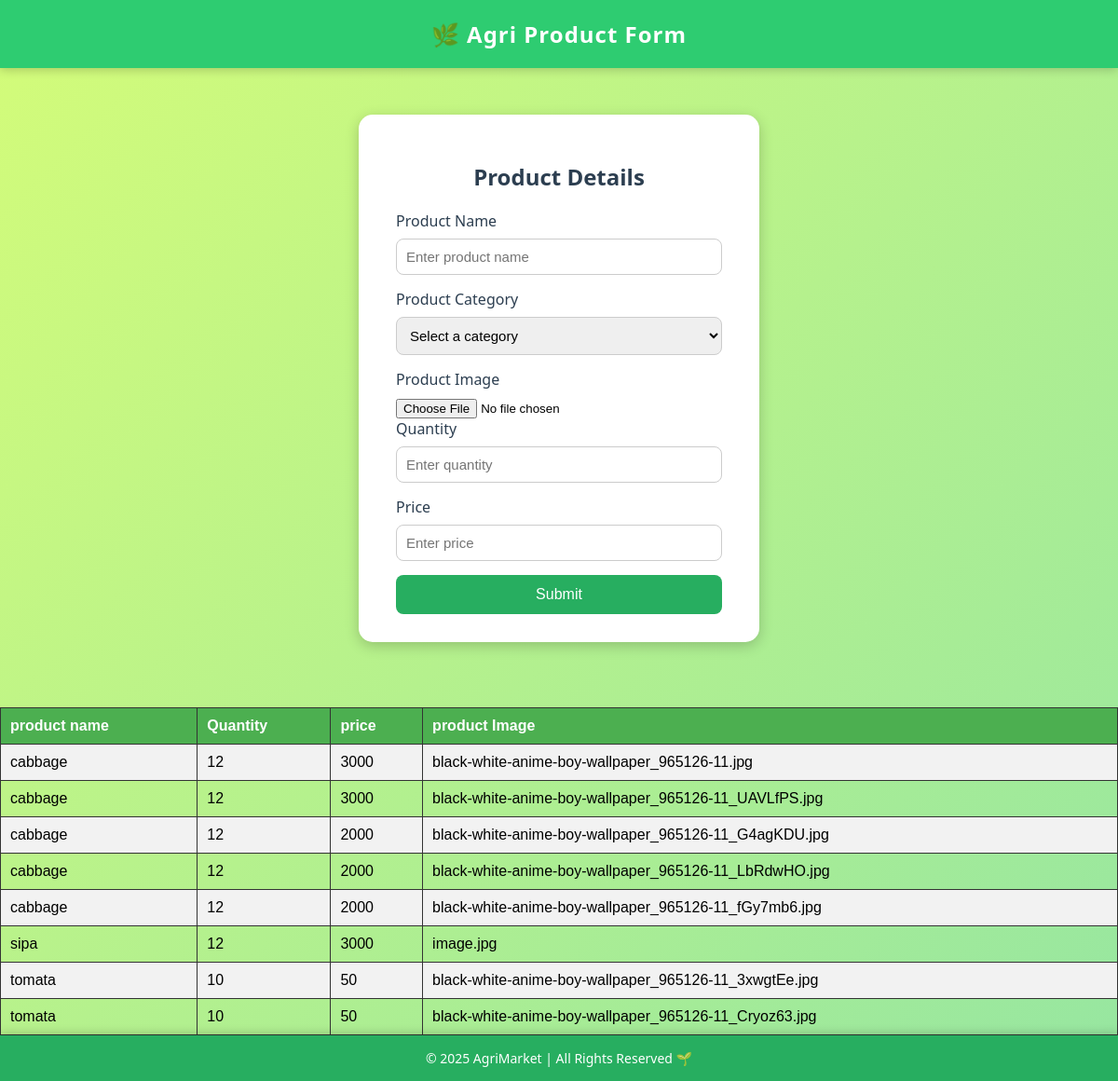
/addproduct (signed in), run on an earlier commit of the app's database.
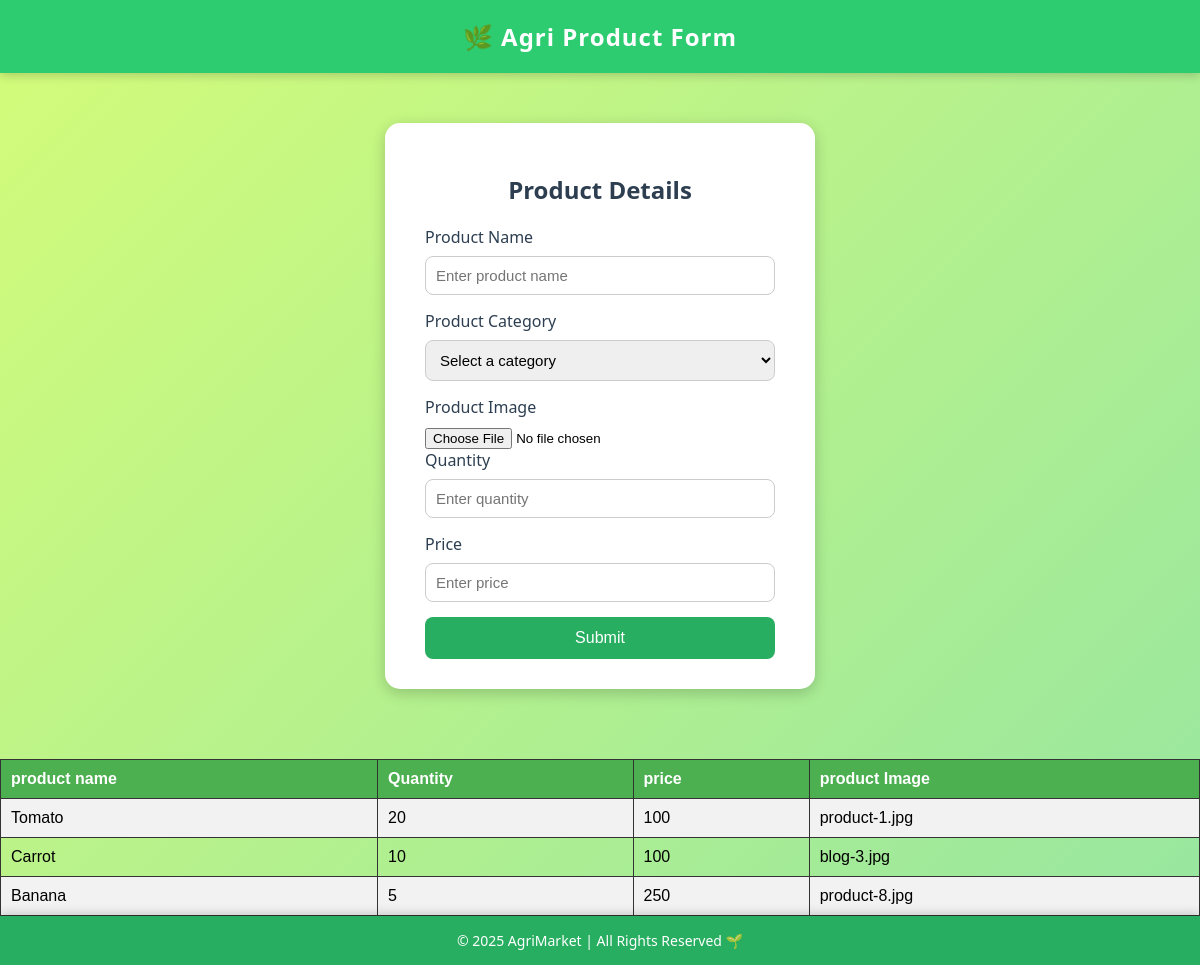
And on a later commit of the database.
### app/models.py (models this page shows, shortened)
class Product(models.Model):
    farmer_id=models.ForeignKey(Customuser,on_delete=models.CASCADE)
    product_name=models.CharField(max_length=100)
    product_category=models.CharField(max_length=100)
    product_image=models.ImageField()
    quantity=models.IntegerField()
    price=models.IntegerField()

### app/views.py (the view)
# urls.py: path('addproduct',views.addproduct,name='addproduct'),
def addproduct(request):
    if request.method=='POST':
        farmer_id=Customuser.objects.get(id=request.user.id)
        product_name=request.POST.get('product_name')
        product_category=request.POST.get('product_category')
        product_image=request.FILES['product_image']
        quantity=request.POST.get('quantity')
        price=request.POST.get('price')
        data=Product(farmer_id=farmer_id,product_name=product_name,product_category=product_category,product_image=product_image,quantity=quantity,price=price)
        data.save()
        return redirect('farmer_home2')
    else :
        a=Product.objects.filter(farmer_id=request.user.id)
        return render(request,'addproduct.html',{'a':a})

### templates/Addproduct.html (shortened to what this page needs)
<!DOCTYPE html>
<html lang="en">
<head>
</head>
<body>
    <header>
        🌿 Agri Product Form
    </header>
    <form action="{% url 'addproduct' %}" method="post" enctype="multipart/form-data">
        <h2>Product Details</h2>
        <label for="product">Product Name</label>
        <input type="text" name="product_name" id="product" placeholder="Enter product name">
        <label for="category">Product Category</label>
        <select id="category" name="product_category">
            <option value="" disabled selected hidden>Select a category</option>
        </select>
        <label for="img">Product Image</label>
        <input type="file" name="product_image" id="img">
        <label for="quantity">Quantity</label>
        <input type="number" name="quantity" id="quantity" placeholder="Enter quantity">
        <label for="price">Price</label>
        <input type="number" name="price" id="price" placeholder="Enter price">
        <input type="submit" value="Submit">
    </form>
    <table>
        <tr>
            <th>product name</th>
            <th>Quantity</th>
            <th>price</th>
            <th>product Image</th>
        </tr>
        {% for i in a %}
        <tr>
            <td>{{i.product_name}}</td>
            <td>{{i.quantity}}</td>
            <td>{{i.price}}</td>
            <td>{{i.product_image}}</td>
        </tr>
        {% endfor %}
    </table>
    <footer>
        © 2025 AgriMarket | All Rights Reserved 🌱
    </footer>
</body>
</html>

What changed in the data, as far as the page shows it:
removed Product: product_name "cabbage", quantity "12", price "3000", product_image "black-white-anime-boy-wallpaper_965126-11.jpg"
removed Product: product_name "cabbage", quantity "12", price "3000", product_image "black-white-anime-boy-wallpaper_965126-11_UAVLfPS.jpg"
removed Product: product_name "cabbage", quantity "12", price "2000", product_image "black-white-anime-boy-wallpaper_965126-11_G4agKDU.jpg"
removed Product: product_name "cabbage", quantity "12", price "2000", product_image "black-white-anime-boy-wallpaper_965126-11_LbRdwHO.jpg"
removed Product: product_name "cabbage", quantity "12", price "2000", product_image "black-white-anime-boy-wallpaper_965126-11_fGy7mb6.jpg"
removed Product: product_name "sipa", quantity "12", price "3000", product_image "image.jpg"
removed Product: product_name "tomata", quantity "10", price "50", product_image "black-white-anime-boy-wallpaper_965126-11_3xwgtEe.jpg"
removed Product: product_name "tomata", quantity "10", price "50", product_image "black-white-anime-boy-wallpaper_965126-11_Cryoz63.jpg"
added Product: product_name "Tomato", quantity "20", price "100", product_image "product-1.jpg"
added Product: product_name "Carrot", quantity "10", price "100", product_image "blog-3.jpg"
added Product: product_name "Banana", quantity "5", price "250", product_image "product-8.jpg"
